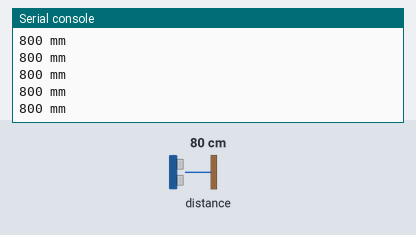
The program below on a simulated Raspberry Pi Pico running MicroPython. Shown: the last lines printed to the serial console. The test bench sets the inputs (shaded band); at power-on: distance to the obstacle 80 cm.

Above: at 1.2 s.
1.3 s: distance to the obstacle set to 2 cm
At 1.34 s:
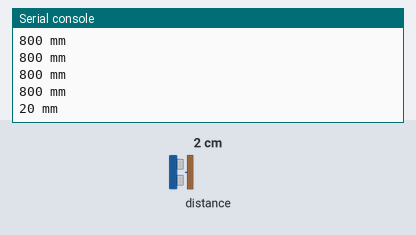
2.8 s: distance to the obstacle set to 4 cm
At 2.88 s:
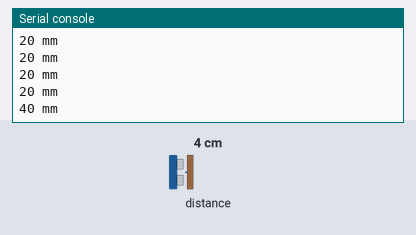
Timing chart, 0 to 5.8 s (numbered marks = the images above; inputs shaded):
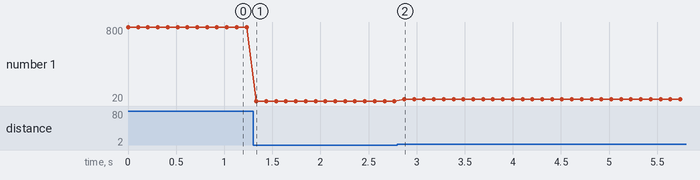

The program:

main.py
```python
from PiicoDev_VL53L1X import PiicoDev_VL53L1X
from time import sleep

distSensor = PiicoDev_VL53L1X()

while True:
    dist = distSensor.read() # read the distance in millimetres
    print(str(dist) + " mm") # convert the number to a string and print
    sleep(0.1)
```

Measured:
- after the input at 1.3 s, the serial console: prints a new line at once (image 1)
- after the input at 2.8 s, the serial console: prints a new line after 0.07 s (image 2)
- plotted number 1: 800 → 20 after the input at 1.3 s, 20 → 40 after the input at 2.8 s
